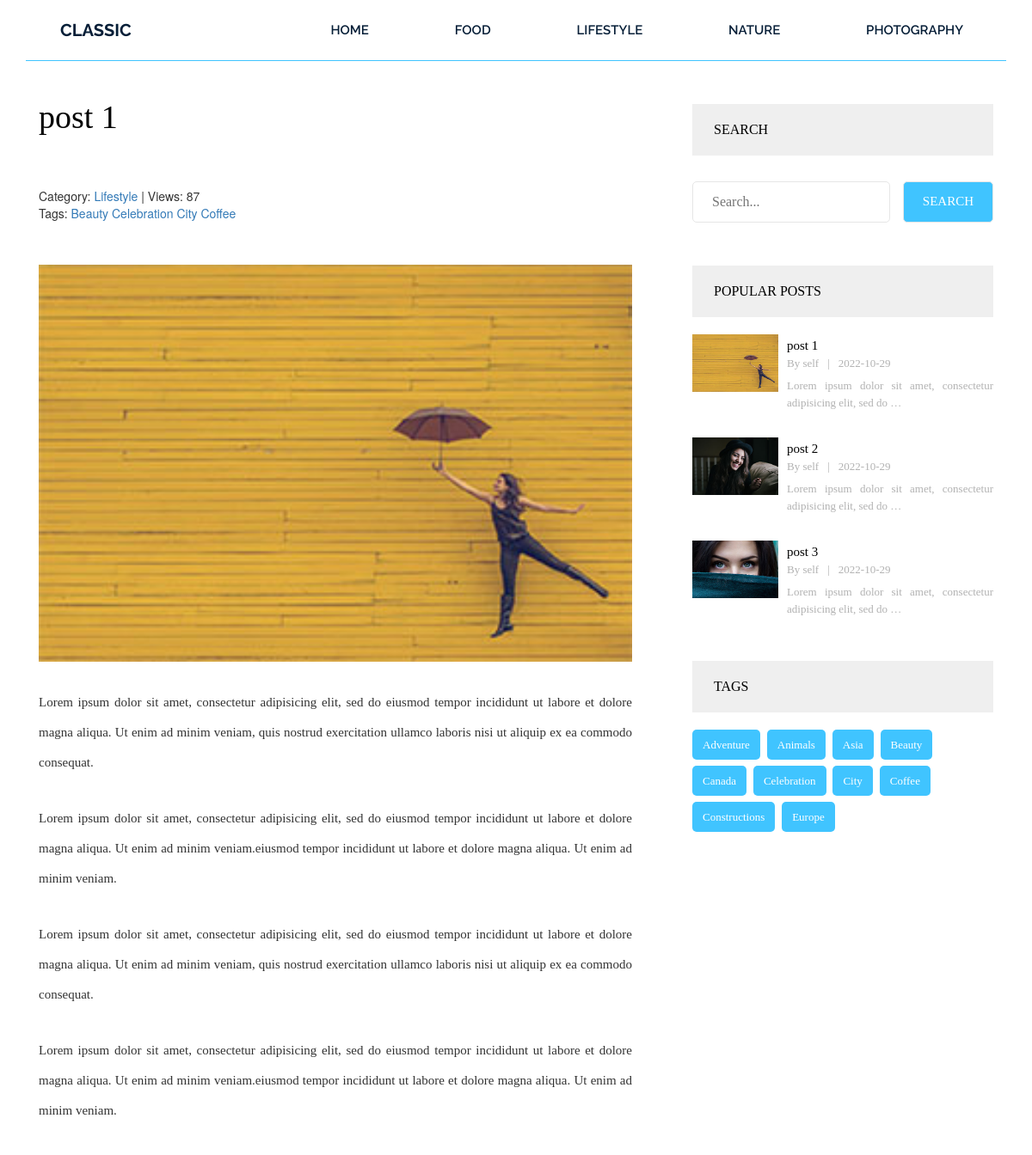
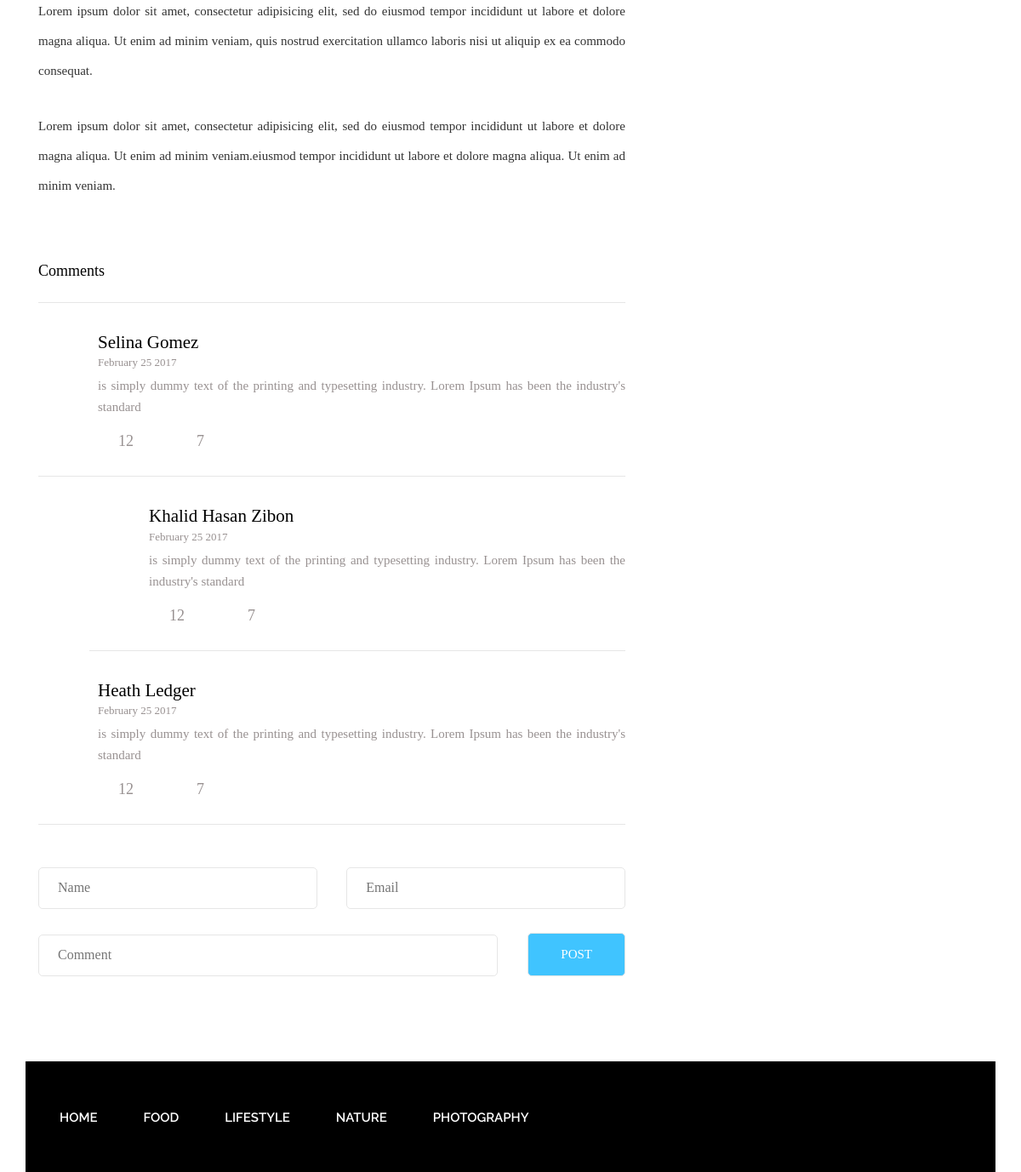
The app's page /tag/post-1/ with its own data (2 pictures, top to bottom).
### blog_app/models.py (models this page shows, shortened)
class Category(models.Model):
    title = models.CharField(
        max_length=255,
    )
    slug = models.SlugField(
        verbose_name='URL',
        max_length=255,
        unique=True,
    )
    def get_absolute_url(self):
        return reverse('category', kwargs={'slug': self.slug})
    def __str__(self):
        return self.title
    class Meta:
        verbose_name = 'Category'
        verbose_name_plural = 'Categories'
        ordering = ['title']

class Post(models.Model):
    title = models.CharField(
        max_length=255,
    )
    slug = models.SlugField(
        verbose_name='URL',
        max_length=255,
        unique=True,
    )
    author = models.CharField(
        max_length=100,
    )
    content = models.TextField(
        blank=True,
    )
    created_at = models.DateTimeField(
        verbose_name='Published',
        auto_now_add=True,
    )
    photo = models.ImageField(
        upload_to='photo/%Y/%m/%d/',
        blank=True,
    )
    views = models.IntegerField(
        default=0,
    )
    category = models.ForeignKey(
        Category,
        on_delete=models.PROTECT,
        related_name='posts',
    )
    tags = models.ManyToManyField(
        Tag,
        blank=True,
        related_name='posts',
    )
    def get_absolute_url(self):
        return reverse('post', kwargs={'slug': self.slug})
    class Meta:
        verbose_name = 'Post'
        verbose_name_plural = 'Posts'
        ordering = ['-created_at']

class Tag(models.Model):
    title = models.CharField(
        max_length=255,
    )
    slug = models.SlugField(
        verbose_name='URL',
        max_length=50,
        unique=True,
    )
    def get_absolute_url(self):
        return reverse('tag', kwargs={'slug': self.slug})
    class Meta:
        verbose_name = 'Tag'
        verbose_name_plural = 'Tags'
        ordering = ['title']

### blog_app/views.py (the view)
# urls.py: path('tag/<str:slug>/', GetPost.as_view(), name='post'),
class GetPost(DetailView):
    model = Post
    template_name = 'blog_app/single.html'
    context_object_name = 'post'
    def get_context_data(self, *, object_list=None, **kwargs):
        context = super().get_context_data(**kwargs)
        self.object.views = F('views') + 1
        self.object.save()
        self.object.refresh_from_db()
        return context

### blog_app/templatetags/menu.py (called while the page is built)
@register.inclusion_tag('blog_app/inc/_menu.html')
def show_menu(menu_class='menu'):
    categories = Category.objects.all()
    return {
        'categories': categories,
        'menu_class': menu_class,
    }

### blog_app/templatetags/sidebar.py (called while the page is built)
@register.inclusion_tag('blog_app/inc/_sidebar_popular_posts.html')
def get_popular_posts(cnt=3):
    posts = Post.objects.order_by('-views')[:cnt]
    return {'posts': posts}

@register.inclusion_tag('blog_app/inc/_sidebar_tags.html')
def get_tags():
    tags = Tag.objects.all()
    return {'tags': tags}

### templates/blog_app/single.html (shortened to what this page needs)
{% extends 'base.html' %}
{% load static %}
{% block content %}
    <section class="single-blog-area">
        <div class="container">
            <div class="row">
                <div class="col-md-12">
                    <div class="border-top">
                        <div class="col-md-8">
                            <div class="blog-area">
                                <div class="blog-area-part">
                                    <h2>{{ post.title }}</h2>
                                    <div class="for-style">
                                        <span>
                                            Category:
                                            <a href="{{ post.category.get_absolute_url }}">
                                                {{ post.category }}
                                            </a>
                                        </span>
                                        <span>|</span>
                                        <span>
                                            Views:
                                            {{ post.views }}
                                        </span>
                                        <br>
                                        {% if post.tags.exists %}
                                            <span>
                                                Tags:
                                                {% for tag in post.tags.all %}
                                                    <a href="{{ tag.get_absolute_url }}">{{ tag.title }}</a>
                                                {% endfor %}
                                            </span>
                                        {% endif %}
                                    </div>
                                    <div>
                                        <img src="{{ post.photo.url }}" alt="{{ post.title }}">
                                    </div>
                                    <div class="for-style">
                                        {{ post.content|safe }}
                                    </div>
                                </div>
                                <div class="commententries">
                                    <h3>Comments</h3>
                                    <ul class="commentlist">
                                        <li>
                                            <article class="comment">
                                                <header class="comment-author">
                                                </header>
                                                <section class="comment-details">
                                                    <div class="author-name">
                                                        <h5><a href="#">Selina Gomez</a></h5>
                                                        <p>February 25 2017</p>
                                                    </div>
                                                    <div class="comment-body">
                                                        <p>is simply dummy text of the printing and typesetting
                                                            industry. Lorem Ipsum has been the industry's standard </p>
                                                    </div>
                                                    <div class="reply">
                                                        <p><span><a href="#"><i class="fa fa-thumbs-up"
                                                                                aria-hidden="true"></i></a>12</span><span><a
                                                                href="#"><i class="fa fa-reply" aria-hidden="true"></i></a>7</span>
                                                        </p>
                                                    </div>
                                                </section>
                                            </article>
                                            <ul class="children">
                                                <li>
                                                    <article class="comment">
                                                        <header class="comment-author">
                                                        </header>
                                                        <section class="comment-details">
                                                            <div class="author-name">
                                                                <h5><a href="#">Khalid Hasan Zibon</a></h5>
                                                                <p>February 25 2017</p>
                                                            </div>
                                                            <div class="comment-body">
                                                                <p>is simply dummy text of the printing and typesetting
                                                                    industry. Lorem Ipsum has been the industry's
                                                                    standard </p>
                                                            </div>
                                                            <div class="reply">
                                                                <p><span><a href="#"><i class="fa fa-thumbs-up"
                                                                                        aria-hidden="true"></i></a>12</span><span><a
                                                                        href="#"><i class="fa fa-reply"
                                                                                    aria-hidden="true"></i></a>7</span>
                                                                </p>
                                                            </div>
                                                        </section>
                                                    </article>
                                                </li>
                                            </ul>
                                        </li>
                                        <li>
                                            <article class="comment">
                                                <header class="comment-author">
                                                </header>
                                                <section class="comment-details">
                                                    <div class="author-name">
                                                        <h5><a href="#">Heath Ledger</a></h5>
                                                        <p>February 25 2017</p>
                                                    </div>
                                                    <div class="comment-body">
                                                        <p>is simply dummy text of the printing and typesetting
                                                            industry. Lorem Ipsum has been the industry's standard </p>
                                                    </div>
                                                    <div class="reply">
                                                        <p><span><a href="#"><i class="fa fa-thumbs-up"
                                                                                aria-hidden="true"></i></a>12</span><span><a
                                                                href="#"><i class="fa fa-reply" aria-hidden="true"></i></a>7</span>
                                                        </p>
                                                    </div>
                                                </section>
                                            </article>
                                        </li>
                                    </ul>
                                </div>
                                <form action="#" method="get">
                                    <div class="name">
                                        <input type="text" name="" id="" placeholder="Name" class="name">
                                    </div>
                                    <div class="email">
                                        <input type="email" name="" id="" placeholder="Email" class="email">
                                    </div>
                                    <div class="comment">
                                        <input type="text" name="" id="" placeholder="Comment" class="comment">
                                    </div>
                                    <div class="post">
                                        <input type="submit" value="Post">
                                    </div>
                                </form>
                            </div>
                        </div>
                        {% include 'blog_app/inc/_sidebar.html' %}
                    </div>
                </div>
            </div>
        </div>
    </section>
{% endblock %}

### templates/base.html (shortened to what this page needs)
<!DOCTYPE html>
{% load static %}
{% load cache %}
<html lang="en">
<head>
    <link rel="stylesheet" href="{% static 'dartblog/css/bootstrap.css' %}">
    <link rel="stylesheet" href="{% static 'dartblog/css/font-awesome.min.css' %}">
    <link rel="stylesheet" href="{% static 'dartblog/css/owl.carousel.min.css' %}">
    <link rel="stylesheet" href="{% static 'dartblog/css/owl.theme.default.min.css' %}">
    <link rel="stylesheet" href="{% static 'dartblog/style.css' %}">
    <link rel="stylesheet" href="{% static 'dartblog/responsive.css' %}">
</head>
<body>
<div class="wrapper">
    {% include 'blog_app/inc/_header.html' %}
    {% block content %}{% endblock %}
    {% include 'blog_app/inc/_footer.html' %}
</div>
</body>
</html>

### templates/blog_app/inc/_header.html
{% load menu %}
<header class="header">
    <div class="container">
        <div class="row">
            <div class="col-md-2">
                <div class="logo">
                    <h2><a href="{% url 'home' %}">Classic</a></h2>
                </div>
            </div>
            <div class="col-md-10">
                {% show_menu %}
            </div>
        </div>
    </div>
</header>

### templates/blog_app/inc/_menu.html
<div class="{{ menu_class }}">
    <ul>
        <li><a href="{% url 'home' %}">Home</a></li>
        {% for category in categories %}
            <li><a href="{{ category.get_absolute_url }}">{{ category.title }}</a></li>
        {% endfor %}
    </ul>
</div>

### templates/blog_app/inc/_sidebar.html
{% load sidebar %}
<div class="col-md-4">
    {% include 'blog_app/inc/_sidebar_search.html' %}
    {% get_popular_posts %}
    {% get_tags %}
</div>

### templates/blog_app/inc/_sidebar_search.html
<div class="newsletter">
    <h2 class="sidebar-title">Search</h2>
    <form action="{% url 'search' %}" method="get"
          style="display:flex; justify-content:space-between;align-items:center;">
        <input type="text" name="s" placeholder="Search...">
        <input type="submit" value="Search" style="margin-left: 1em;">
    </form>
</div>

### templates/blog_app/inc/_sidebar_popular_posts.html
<h2 class="sidebar-title">Popular posts</h2>
<div class="grid">
    {% for post in posts %}
        <div class="portfolio-item popular">
            {% if post.photo %}
                <a href="{{ post.get_absolute_url }}">
                    <img src="{{ post.photo.url }}" alt="{{ post.title }}">
                </a>
            {% else %}
                <a href="{{ post.get_absolute_url }}">
                    <img src="https://picsum.photos/id/1015/300/201.jpg?hmac=CYky_ykaGPpaK4V7bIaGwPsCpdhU09hArnCyAGVXobs"
                         alt="{{ post.title }}">
                </a>
            {% endif %}
            <div class="portfolio-text">
                <h5><a href="{{ post.get_absolute_url }}">{{ post.title }}</a></h5>
                <p style="line-height: 1">By {{ post.author }}<span>|</span>{{ post.created_at|date:'Y-m-d' }}</p>
                <p style="line-height: 1">{{ post.content|safe|truncatewords_html:10 }}</p>
            </div>
        </div>
    {% endfor %}
</div>

### templates/blog_app/inc/_sidebar_tags.html
<h2 class="sidebar-title">Tags</h2>
<div class="tags">
    {% for tag in tags %}
        <p><a href="{{ tag.get_absolute_url }}">{{ tag.title }}</a></p>
    {% endfor %}
</div>

### templates/blog_app/inc/_footer.html (shortened to what this page needs)
{% load menu %}
<footer class="footer">
    <div class="container">
        <div class="row">
            <div class="col-md-12">
                <div class="footer-bg">
                    <div class="row">
                        <div class="col-md-9">
                            {% show_menu 'footer-menu' %}
                        </div>
                        <div class="col-md-3">
                            <div class="footer-icon">
                                <p><a href="#"><i class="fa fa-facebook" aria-hidden="true"></i></a><a href="#"><i
                                        class="fa fa-twitter" aria-hidden="true"></i></a><a href="#"><i
                                        class="fa fa-linkedin" aria-hidden="true"></i></a><a href="#"><i
                                        class="fa fa-dribbble" aria-hidden="true"></i></a></p>
                            </div>
                        </div>
                    </div>
                </div>
            </div>
        </div>
    </div>
</footer>

### records on screen
Category: title "FOOD"
Category: title "LIFESTYLE"
Category: title "NATURE"
Category: title "PHOTOGRAPHY"
Post: title "post 1", category "Lifestyle", views "87", photo (picture), content "Lorem ipsum dolor sit amet, consectetur adipisicing elit, sed do eiusmod tempor incididunt ut labore et dolore magna aliqua. Ut enim ad minim veniam, quis nostrud exercitation ullamco laboris nisi ut aliquip ex ea commodo consequat. Lorem ipsum dolor sit amet, consectetur adipisicing elit, sed do eiusmod tempor incididunt ut labore et dolore magna aliqua. Ut enim ad minim veniam.eiusmod tempor incididunt ut labore et dolore magna aliqua. Ut enim ad minim veniam. Lorem ipsum dolor sit amet, consectetur adipisicing elit, sed do eiusmod tempor incididunt ut labore et dolore magna aliqua. Ut enim ad minim veniam, quis nostrud exercitation ullamco laboris nisi ut aliquip ex ea commodo consequat.…", author "self", created_at "2022-10-29", content "Lorem ipsum dolor sit amet, consectetur adipisicing elit, sed do …"
Tag: title "Beauty"
Tag: title "Celebration"
Tag: title "City"
Tag: title "Coffee"
Post: photo (picture), title "post 2", author "self", created_at "2022-10-29", content "Lorem ipsum dolor sit amet, consectetur adipisicing elit, sed do …"
Post: photo (picture), title "post 3", author "self", created_at "2022-10-29", content "Lorem ipsum dolor sit amet, consectetur adipisicing elit, sed do …"
Tag: title "Adventure"
Tag: title "Animals"
Tag: title "Asia"
Tag: title "Canada"
Tag: title "Constructions"
Tag: title "Europe"
